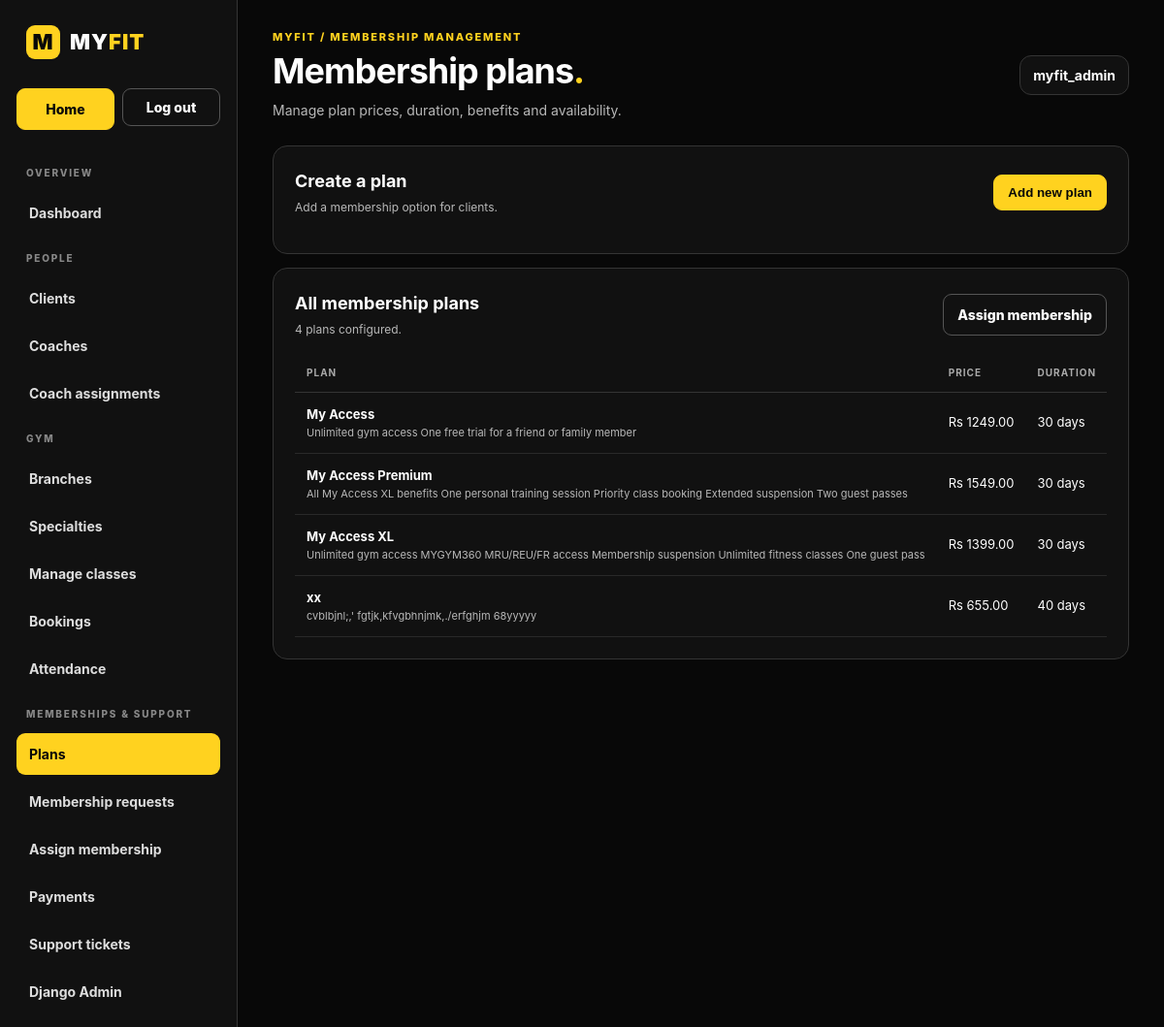
Screenshot of /manage-plans/ (signed in) with the database file from the repository.
### core/models.py (models this page shows, shortened)
class MembershipPlan(models.Model):
    name = models.CharField(max_length=100, unique=True)
    price = models.DecimalField(max_digits=10, decimal_places=2)
    duration_days = models.PositiveIntegerField()
    benefits = models.TextField(blank=True)
    allows_classes = models.BooleanField(
        default=False,
        help_text='Allow this plan to book group classes.'
    )
    is_active = models.BooleanField(default=True)
    created_at = models.DateTimeField(auto_now_add=True)

### core/views.py (the view)
# urls.py: path('manage-plans/', views.manage_plans, name='manage_plans'),
@permission_required('core.change_membershipplan', raise_exception=True)
def manage_plans(request):
    plans = MembershipPlan.objects.all().order_by('name')
    if request.method == 'POST':
        if not request.user.has_perm('core.add_membershipplan'):
            raise PermissionDenied
        form = MembershipPlanForm(request.POST)
        if form.is_valid():
            form.save()
            messages.success(request, 'Membership plan created successfully.')
            return redirect('myfit:manage_plans')
    else:
        form = MembershipPlanForm()
    return render(request, 'myfit/manage_plans.html', {
        'plans': plans,
        'form': form,
    })

### core/context_processors.py (called while the page is built)
def notifications(request):
    if not request.user.is_authenticated:
        return {
            'latest_notifications': (),
            'unread_notification_count': 0,
        }
    notification_manager = request.user.notifications
    return {
        'latest_notifications': notification_manager.order_by('-created_at')[:10],
        'unread_notification_count': notification_manager.filter(is_read=False).count(),
    }

### core/templates/myfit/manage_plans.html (shortened to what this page needs)
{% load static %}
<!doctype html>
<html lang="en">
<head>
  <link rel="stylesheet" href="{% static 'css/admin_dashboard.css' %}">
</head>
<body>
<div class="shell">
  {% include "myfit/partials/admin_sidebar.html" with active="plans" %}
  <main class="main">
    <header class="topbar">
      <div>
        <p class="eyebrow">MyFit / Membership management</p>
        <h1 class="page-title">Membership plans<em>.</em></h1>
        <p class="subtitle">Manage plan prices, duration, benefits and availability.</p>
      </div>
      <div class="user-chip"><strong>{{ request.user.get_full_name|default:request.user.username }}</strong></div>
    </header>
    {% if perms.core.add_membershipplan %}
    <section class="panel">
      <div class="panel-head">
        <div><h2 class="panel-title">Create a plan</h2><p class="panel-subtitle">Add a membership option for clients.</p></div>
        <button type="button" class="btn btn-primary" aria-expanded="{% if form.errors %}true{% else %}false{% endif %}"
                aria-controls="plan-form" onclick="const f=document.getElementById('plan-form');f.hidden=!f.hidden;this.setAttribute('aria-expanded',String(!f.hidden));">
          Add new plan
        </button>
      </div>
    </section>
    {% endif %}
    <section class="panel">
      <div class="panel-head">
        <div><h2 class="panel-title">All membership plans</h2><p class="panel-subtitle">{{ plans|length }} plan{{ plans|length|pluralize }} configured.</p></div>
        <a class="btn" href="{% url 'myfit:assign_client_membership' %}">Assign membership</a>
      </div>
      <div class="table-wrap">
        <table>
          <thead><tr><th>PLAN</th><th>PRICE</th><th>DURATION</th><th>CLASS ACCESS</th><th>STATUS</th><th>ACTION</th></tr></thead>
          <tbody>
            {% for plan in plans %}
            <tr>
              <td><strong>{{ plan.name }}</strong><div class="secondary-text">{{ plan.benefits|default:"No benefits specified" }}</div></td>
              <td>Rs {{ plan.price|floatformat:2 }}</td>
              <td>{{ plan.duration_days }} days</td>
            </tr>
            {% empty %}
            <tr><td class="empty" colspan="6">No membership plans have been created yet.</td></tr>
            {% endfor %}
          </tbody>
        </table>
      </div>
    </section>
  </main>
</div>
</body>
</html>

### core/static/css/admin_dashboard.css (style rules this page uses)
:root { --black:#080808;--black-2:#111;--yellow:#ffd21f;--white:#fff;--muted:#b8b8b8;--line:#343434;--green:#9ee6b2;--red:#ff9c9c }
* { box-sizing:border-box }
html { color-scheme:dark }
body { margin:0;background:var(--black);color:var(--white);font:14px/1.5 Inter,"Segoe UI",Arial,sans-serif }
a { color:inherit;text-decoration:none }
.shell { display:flex;min-height:100vh }
.main { flex:1;min-width:0;padding:30px clamp(16px,3vw,42px) }
.topbar { display:flex;justify-content:space-between;align-items:center;gap:20px;margin-bottom:26px }
.eyebrow { margin:0 0 7px;color:var(--yellow);font-size:11px;letter-spacing:1.8px;font-weight:850;text-transform:uppercase }
.page-title { margin:0;font-size:clamp(27px,3vw,37px);line-height:1.1;letter-spacing:-1px }
.page-title em { color:var(--yellow);font-style:normal }
.subtitle { color:var(--muted);margin:10px 0 0 }
.user-chip { background:var(--black-2);border:1px solid var(--line);padding:9px 13px;border-radius:12px;white-space:nowrap }
.stat,.panel { background:var(--black-2);border:1px solid var(--line);border-radius:15px }
.panel { padding:22px;margin-top:14px }
.btn { display:inline-flex;align-items:center;border:1px solid #555;border-radius:9px;padding:10px 14px;font-weight:800 }
.btn-primary { background:var(--yellow);color:var(--black);border-color:var(--yellow) }
.panel-head { display:flex;justify-content:space-between;align-items:center;gap:16px;margin-bottom:16px }
.panel-title { margin:0;font-size:18px }
.panel-subtitle { margin:5px 0 0;color:var(--muted);font-size:12px }
.table-wrap { overflow-x:auto }
table { width:100%;border-collapse:collapse;white-space:nowrap }
th { text-align:left;font-size:10px;letter-spacing:1px;color:#aaa;padding:12px;border-bottom:1px solid var(--line) }
td { padding:13px 12px;border-bottom:1px solid #292929;font-size:13px }
.secondary-text { font-size:11px;color:var(--muted) }

### rows the page displays
MembershipPlan: name "My Access", benefits "Unlimited gym access One free trial for a friend or family member", price "1249.00", duration_days "30"
MembershipPlan: name "My Access Premium", benefits "All My Access XL benefits One personal training session Priority class booking Extended suspension Two guest passes", price "1549.00", duration_days "30"
MembershipPlan: name "My Access XL", benefits "Unlimited gym access MYGYM360 MRU/REU/FR access Membership suspension Unlimited fitness classes One guest pass", price "1399.00", duration_days "30"
MembershipPlan: name "xx", benefits "cvblbjnl;,' fgtjk,kfvgbhnjmk,./erfghjm 68yyyyy", price "655.00", duration_days "40"

### other values shown
{{ request.user.get_full_name|default:request.user.username }} "myfit_admin"
{{ plans|length }} "4"
